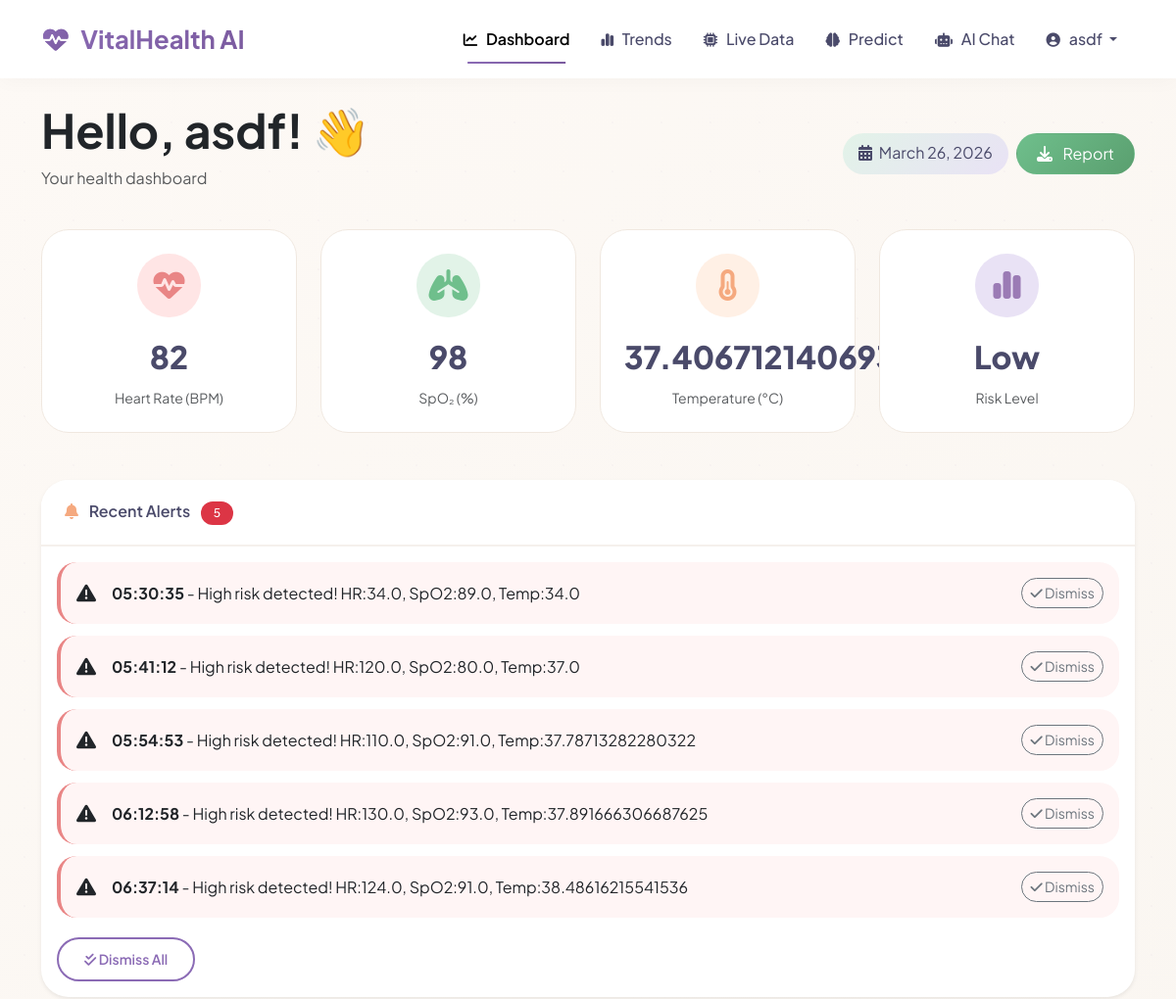
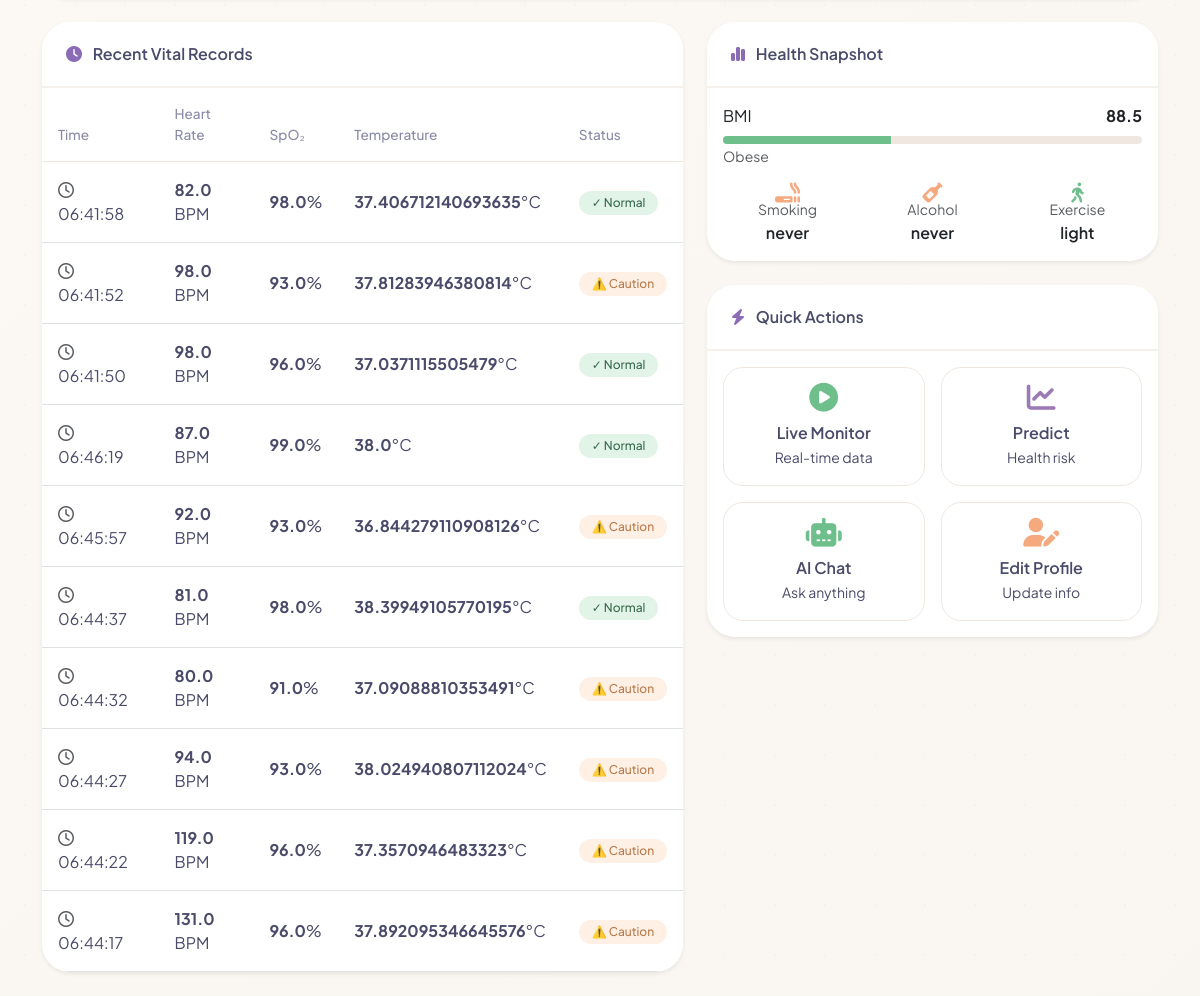
The page /dashboard (signed in) on the database its author committed (2 pictures, top to bottom).
### app/models.py (models this page shows, shortened)
class User(UserMixin, db.Model):
    id = db.Column(db.Integer, primary_key=True)
    username = db.Column(db.String(80), unique=True, nullable=False)
    email = db.Column(db.String(120), unique=True, nullable=False)
    password_hash = db.Column(db.String(128))
    created_at = db.Column(db.DateTime, default=datetime.utcnow)
    age = db.Column(db.Integer)
    gender = db.Column(db.String(10))
    height = db.Column(db.Float)
    weight = db.Column(db.Float)
    smoker = db.Column(db.String(20))
    alcohol_consumer = db.Column(db.String(20))
    exercise_frequency = db.Column(db.String(20))
    medical_conditions = db.Column(db.Text)
    vital_records = db.relationship('VitalRecord', backref='user', lazy=True)
    predictions = db.relationship('Prediction', backref='user', lazy=True)
    alerts = db.relationship('Alert', backref='user', lazy=True)
    chat_history = db.relationship('ChatMessage', backref='user', lazy=True)
    medical_reports = db.relationship('MedicalReport', backref='user', lazy=True)
    def get_bmi(self):
        if self.height and self.weight:
            height_m = self.height / 100
            return round(self.weight / (height_m * height_m), 1)
        return None
    def get_bmi_category(self):
        bmi = self.get_bmi()
        if bmi:
            if bmi < 18.5:
                return "Underweight", "#3B82F6", "fa-seedling"
            elif bmi < 25:
                return "Normal", "#10B981", "fa-smile"
            elif bmi < 30:
                return "Overweight", "#F59E0B", "fa-chart-line"
            else:
                return "Obese", "#EF4444", "fa-exclamation-triangle"
        return "Unknown", "#6B7280", "fa-question"

class Alert(db.Model):
    id = db.Column(db.Integer, primary_key=True)
    user_id = db.Column(db.Integer, db.ForeignKey('user.id'), nullable=False)
    timestamp = db.Column(db.DateTime, default=datetime.utcnow)
    alert_type = db.Column(db.String(50))
    message = db.Column(db.Text)
    acknowledged = db.Column(db.Boolean, default=False)

class VitalRecord(db.Model):
    id = db.Column(db.Integer, primary_key=True)
    user_id = db.Column(db.Integer, db.ForeignKey('user.id'), nullable=False)
    timestamp = db.Column(db.DateTime, default=datetime.utcnow)
    heart_rate = db.Column(db.Float)
    spo2 = db.Column(db.Float)
    temperature = db.Column(db.Float)
    ecg_signal = db.Column(db.Text)

### app/routes.py (the view)
@main_bp.route('/dashboard')
@login_required
def dashboard():
    recent_vitals = VitalRecord.query.filter_by(user_id=current_user.id)\
        .order_by(VitalRecord.timestamp.desc()).limit(10).all()
    recent_predictions = Prediction.query.filter_by(user_id=current_user.id)\
        .order_by(Prediction.timestamp.desc()).limit(5).all()
    unread_alerts = Alert.query.filter_by(user_id=current_user.id, acknowledged=False).all()
    return render_template('dashboard.html',
                         recent_vitals=recent_vitals,
                         recent_predictions=recent_predictions,
                         unread_alerts=unread_alerts,
                         now=datetime.now())

### app/templates/dashboard.html (shortened to what this page needs)
{% extends "base.html" %}
{% block content %}
<div class="animate-fade-up">
    <div class="row mb-4">
        <div class="col-12">
            <div class="d-flex justify-content-between align-items-center flex-wrap">
                <div>
                    <h1 class="display-5 fw-bold text-dark">Hello, {{ current_user.username }}! 👋</h1>
                    <p class="text-muted mt-2">Your health dashboard</p>
                </div>
                <div class="mt-2 mt-sm-0 d-flex gap-2">
                    <span class="welcome-badge"><i class="fas fa-calendar-alt me-1"></i> {{ now.strftime('%B %d, %Y') }}</span>
                    <a href="{{ url_for('main.download_report') }}" class="btn" style="background: linear-gradient(135deg, #6FBF8C, #5A9F6F); color: white; border-radius: 40px; padding: 8px 20px;">
                        <i class="fas fa-download me-2"></i> Report
                    </a>
                </div>
            </div>
        </div>
    </div>
    <div class="row g-4 mb-5">
        <div class="col-md-3 col-6">
            <div class="stat-card"><div class="stat-icon" style="background: #FFE5E5;"><i class="fas fa-heartbeat fa-2x" style="color: #E98585;"></i></div><div class="stat-value" id="last-hr">--</div><div class="text-muted small">Heart Rate (BPM)</div></div>
        </div>
        <div class="col-md-3 col-6">
            <div class="stat-card"><div class="stat-icon" style="background: #E2F3E8;"><i class="fas fa-lungs fa-2x" style="color: #6FBF8C;"></i></div><div class="stat-value" id="last-spo2">--</div><div class="text-muted small">SpO₂ (%)</div></div>
        </div>
        <div class="col-md-3 col-6">
            <div class="stat-card"><div class="stat-icon" style="background: #FFF0E5;"><i class="fas fa-thermometer-half fa-2x" style="color: #F5A97F;"></i></div><div class="stat-value" id="last-temp">--</div><div class="text-muted small">Temperature (°C)</div></div>
        </div>
        <div class="col-md-3 col-6">
            <div class="stat-card"><div class="stat-icon" style="background: #E9E2F5;"><i class="fas fa-chart-simple fa-2x" style="color: #9B7BB5;"></i></div><div class="stat-value" id="risk-level">--</div><div class="text-muted small">Risk Level</div></div>
        </div>
    </div>
    {% if unread_alerts %}
    <div class="row mb-4">
        <div class="col-12">
            <div class="card border-0 shadow-sm">
                <div class="card-header bg-white">
                    <i class="fas fa-bell me-2" style="color: #F5A97F;"></i> Recent Alerts
                    <span class="badge bg-danger ms-2 rounded-pill">{{ unread_alerts|length }}</span>
                </div>
                <div class="card-body">
                    {% for alert in unread_alerts %}
                    <div class="alert-item {% if alert.alert_type == 'critical' %}critical{% endif %}">
                        <div class="d-flex align-items-center">
                            <i class="fas fa-{{ 'exclamation-triangle' if alert.alert_type == 'critical' else 'info-circle' }} me-3 fa-lg"></i>
                            <div class="flex-grow-1">
                                <strong>{{ alert.timestamp.strftime('%H:%M:%S') }}</strong> - {{ alert.message }}
                            </div>
                            <button class="btn btn-sm btn-outline-secondary rounded-pill" onclick="acknowledgeAlert({{ alert.id }})">
                                <i class="fas fa-check"></i> Dismiss
                            </button>
                        </div>
                    </div>
                    {% endfor %}
                    <button class="btn btn-sm btn-outline-custom mt-2 rounded-pill" onclick="acknowledgeAlerts()">
                        <i class="fas fa-check-double"></i> Dismiss All
                    </button>
                </div>
            </div>
        </div>
    </div>
    {% endif %}
    <div class="row g-4">
        <div class="col-lg-7">
            <div class="card border-0 shadow-sm">
                <div class="card-header bg-white">
                    <i class="fas fa-clock me-2"></i> Recent Vital Records
                </div>
                <div class="card-body p-0">
                    <div class="table-responsive">
                        <table class="table mb-0">
                            <thead><tr style="background: #FCF9F5;"><th>Time</th><th>Heart Rate</th><th>SpO₂</th><th>Temperature</th><th>Status</th></tr></thead>
                            <tbody>
                                {% for vital in recent_vitals %}
                                <tr>
                                    <td><i class="far fa-clock me-2 text-muted"></i>{{ vital.timestamp.strftime('%H:%M:%S') }}</td>
                                    <td><strong>{{ vital.heart_rate }}</strong> BPM</td>
                                    <td><strong>{{ vital.spo2 }}</strong>%</td>
                                    <td><strong>{{ vital.temperature }}</strong>°C</td>
                                    <td>{% if vital.heart_rate > 100 or vital.spo2 < 95 %}<span class="badge" style="background: #FFF0E5; color: #B87A4A;">⚠️ Caution</span>{% else %}<span class="badge" style="background: #E2F3E8; color: #3B6B4F;">✓ Normal</span>{% endif %}</td>
                                </tr>
                                {% else %}
                                <tr><td colspan="5" class="text-center py-4 text-muted"><i class="fas fa-chart-line fa-2x mb-2 d-block"></i>No data yet. Go to Live Data to start monitoring!</td></tr>
                                {% endfor %}
                            </tbody>
                        </table>
                    </div>
                </div>
            </div>
        </div>
        <div class="col-lg-5">
            <div class="card border-0 shadow-sm mb-4">
                <div class="card-header bg-white"><i class="fas fa-chart-simple me-2"></i> Health Snapshot</div>
                <div class="card-body">
                    <div class="mb-4">
                        <div class="d-flex justify-content-between mb-2"><span>BMI</span><strong>{{ "%.1f"|format(current_user.get_bmi()) if current_user.get_bmi() else 'Not calculated' }}</strong></div>
                        <div class="progress" style="height: 8px; background: #F0E8E0;"><div class="progress-bar" style="width: {{ (current_user.get_bmi()|min(40)) if current_user.get_bmi() else 0 }}%; background: #6FBF8C;"></div></div>
                        <small class="text-muted">{{ current_user.get_bmi_category()[0] if current_user.get_bmi() else 'Add height/weight in profile' }}</small>
                    </div>
                    <div class="row g-3">
                        <div class="col-4 text-center"><i class="fas fa-smoking fa-lg mb-1 d-block" style="color: #F5A97F;"></i><small class="text-muted">Smoking</small><div class="fw-semibold">{{ current_user.smoker or 'Not set' }}</div></div>
                        <div class="col-4 text-center"><i class="fas fa-wine-bottle fa-lg mb-1 d-block" style="color: #F5A97F;"></i><small class="text-muted">Alcohol</small><div class="fw-semibold">{{ current_user.alcohol_consumer or 'Not set' }}</div></div>
                        <div class="col-4 text-center"><i class="fas fa-person-walking fa-lg mb-1 d-block" style="color: #6FBF8C;"></i><small class="text-muted">Exercise</small><div class="fw-semibold">{{ current_user.exercise_frequency or 'Not set' }}</div></div>
                    </div>
                </div>
            </div>
            <div class="card border-0 shadow-sm">
                <div class="card-header bg-white"><i class="fas fa-bolt me-2"></i> Quick Actions</div>
                <div class="card-body">
                    <div class="row g-3">
                        <div class="col-6"><a href="{{ url_for('main.live_data') }}" class="quick-action-btn"><i class="fas fa-play-circle fa-2x" style="color: #6FBF8C;"></i><div class="mt-2 fw-semibold">Live Monitor</div><small>Real-time data</small></a></div>
                        <div class="col-6"><a href="{{ url_for('main.prediction') }}" class="quick-action-btn"><i class="fas fa-chart-line fa-2x" style="color: #9B7BB5;"></i><div class="mt-2 fw-semibold">Predict</div><small>Health risk</small></a></div>
                        <div class="col-6"><a href="{{ url_for('main.chat') }}" class="quick-action-btn"><i class="fas fa-robot fa-2x" style="color: #6FBF8C;"></i><div class="mt-2 fw-semibold">AI Chat</div><small>Ask anything</small></a></div>
                        <div class="col-6"><a href="{{ url_for('main.profile_edit') }}" class="quick-action-btn"><i class="fas fa-user-edit fa-2x" style="color: #F5A97F;"></i><div class="mt-2 fw-semibold">Edit Profile</div><small>Update info</small></a></div>
                    </div>
                </div>
            </div>
        </div>
    </div>
</div>
{% endblock %}

### app/templates/base.html (shortened to what this page needs)
<!DOCTYPE html>
<html lang="en">
<head>
    <link href="https://cdn.jsdelivr.net/npm/bootstrap@5.3.0/dist/css/bootstrap.min.css" rel="stylesheet">
    <link rel="stylesheet" href="https://cdnjs.cloudflare.com/ajax/libs/font-awesome/6.4.0/css/all.min.css">
</head>
<body>
    {% if current_user.is_authenticated %}
    <nav class="navbar navbar-expand-lg sticky-top">
        <div class="container">
            <a class="navbar-brand" href="{{ url_for('main.dashboard') }}">
                <i class="fas fa-heartbeat"></i> VitalHealth AI
            </a>
            <div class="collapse navbar-collapse" id="navbarNav">
                <ul class="navbar-nav ms-auto">
                    <li class="nav-item">
                        <a class="nav-link {% if request.endpoint == 'main.dashboard' %}active{% endif %}" href="{{ url_for('main.dashboard') }}">
                            <i class="fas fa-chart-line"></i> Dashboard
                        </a>
                    </li>
                    <li class="nav-item">
                        <a class="nav-link {% if request.endpoint == 'main.trends' %}active{% endif %}" href="{{ url_for('main.trends') }}">
                            <i class="fas fa-chart-simple"></i> Trends
                        </a>
                    </li>
                    <li class="nav-item">
                        <a class="nav-link {% if request.endpoint == 'main.live_data' %}active{% endif %}" href="{{ url_for('main.live_data') }}">
                            <i class="fas fa-microchip"></i> Live Data
                        </a>
                    </li>
                    <li class="nav-item">
                        <a class="nav-link {% if request.endpoint == 'main.prediction' %}active{% endif %}" href="{{ url_for('main.prediction') }}">
                            <i class="fas fa-brain"></i> Predict
                        </a>
                    </li>
                    <li class="nav-item">
                        <a class="nav-link {% if request.endpoint == 'main.chat' %}active{% endif %}" href="{{ url_for('main.chat') }}">
                            <i class="fas fa-robot"></i> AI Chat
                        </a>
                    </li>
                    <li class="nav-item dropdown">
                        <a class="nav-link dropdown-toggle" href="#" data-bs-toggle="dropdown">
                            <i class="fas fa-user-circle"></i> {{ current_user.username }}
                        </a>
                    </li>
                </ul>
            </div>
        </div>
    </nav>
    {% endif %}
    <main class="container py-4">
        {% block content %}{% endblock %}
    </main>
</body>
</html>

### rows shown on the page
User: username "asdf", height+weight "88.5", height+weight "Obese", smoker "never", alcohol_consumer "never", exercise_frequency "light"
Alert: timestamp "05:30:35", message "High risk detected! HR:34.0, SpO2:89.0, Temp:34.0"
Alert: timestamp "05:41:12", message "High risk detected! HR:120.0, SpO2:80.0, Temp:37.0"
Alert: timestamp "05:54:53", message "High risk detected! HR:110.0, SpO2:91.0, Temp:37.78713282280322"
Alert: timestamp "06:12:58", message "High risk detected! HR:130.0, SpO2:93.0, Temp:37.891666306687625"
Alert: timestamp "06:37:14", message "High risk detected! HR:124.0, SpO2:91.0, Temp:38.48616215541536"
VitalRecord: timestamp "06:41:58", heart_rate "82.0", spo2 "98.0", temperature "37.406712140693635", shows "✓ Normal"
VitalRecord: timestamp "06:41:52", heart_rate "98.0", spo2 "93.0", temperature "37.81283946380814", shows "⚠️ Caution"
VitalRecord: timestamp "06:41:50", heart_rate "98.0", spo2 "96.0", temperature "37.0371115505479", shows "✓ Normal"
VitalRecord: timestamp "06:46:19", heart_rate "87.0", spo2 "99.0", temperature "38.0", shows "✓ Normal"
VitalRecord: timestamp "06:45:57", heart_rate "92.0", spo2 "93.0", temperature "36.844279110908126", shows "⚠️ Caution"
VitalRecord: timestamp "06:44:37", heart_rate "81.0", spo2 "98.0", temperature "38.39949105770195", shows "✓ Normal"
VitalRecord: timestamp "06:44:32", heart_rate "80.0", spo2 "91.0", temperature "37.09088810353491", shows "⚠️ Caution"
VitalRecord: timestamp "06:44:27", heart_rate "94.0", spo2 "93.0", temperature "38.024940807112024", shows "⚠️ Caution"
VitalRecord: timestamp "06:44:22", heart_rate "119.0", spo2 "96.0", temperature "37.3570946483323", shows "⚠️ Caution"
VitalRecord: timestamp "06:44:17", heart_rate "131.0", spo2 "96.0", temperature "37.892095346645576", shows "⚠️ Caution"

### other values the page prints
{{ unread_alerts|length }} "5"
